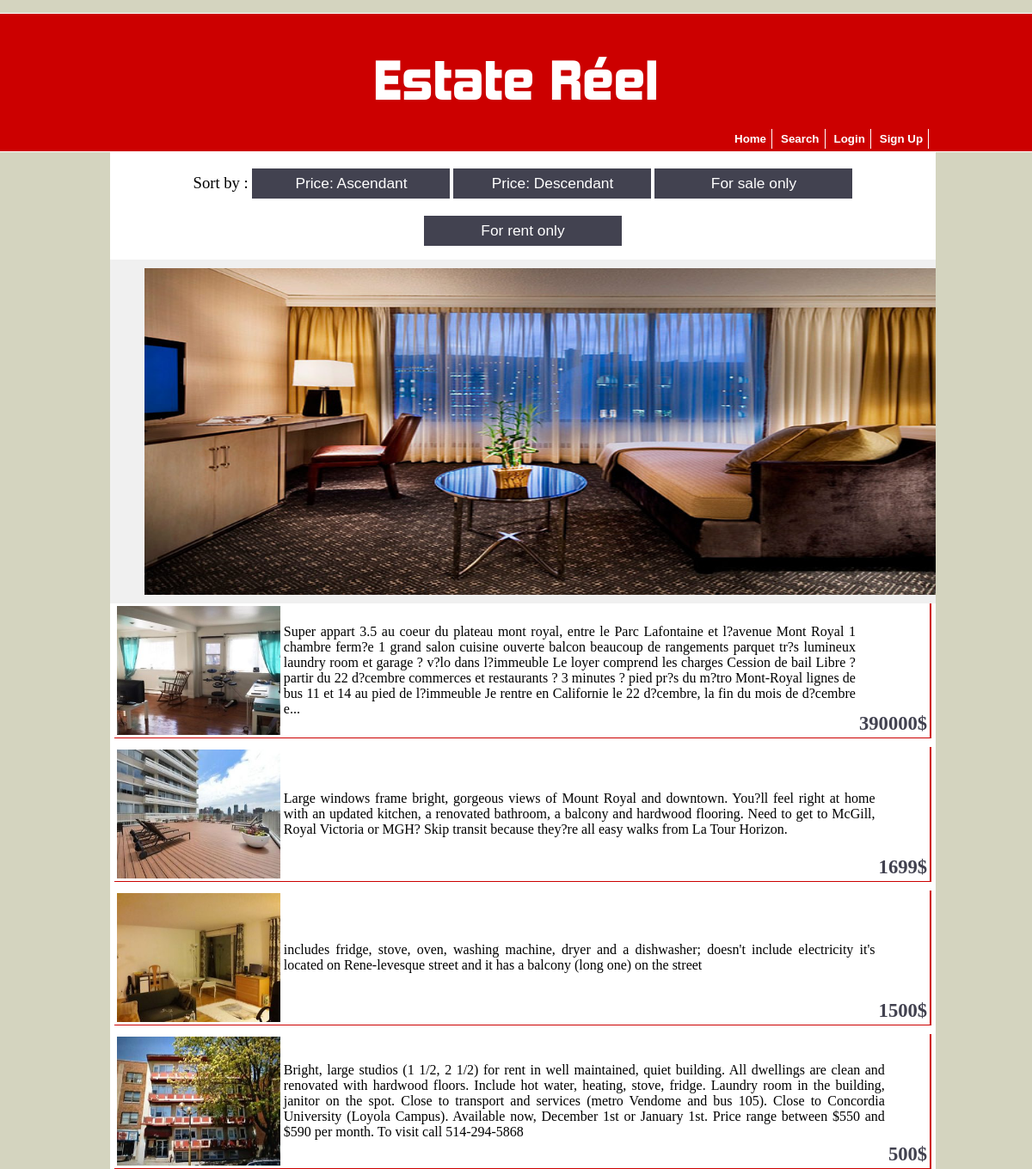
Page /index.php?sortBy=high on the committed database.
### tables this page shows
CREATE TABLE IF NOT EXISTS `apartment_images` (
`image_id` int(5) NOT NULL,
  `dwelling_Id` int(6) NOT NULL,
  `file_name` varchar(200) NOT NULL,
  `file_size` varchar(200) NOT NULL,
  `file_type` varchar(200) NOT NULL
);

CREATE TABLE IF NOT EXISTS `dwellings` (
`dwelling_Id` int(6) NOT NULL,
  `address_id` int(4) NOT NULL,
  `user_id` int(6) NOT NULL,
  `type` varchar(255) DEFAULT NULL,
  `description` varchar(1000) DEFAULT NULL,
  `no_of_rooms` int(11) DEFAULT NULL,
  `no_of_bathrooms` int(11) DEFAULT NULL,
  `no_of_living_rooms` int(11) DEFAULT NULL,
  `price` int(11) DEFAULT NULL,
  `rangeType` varchar(50) DEFAULT NULL
);

### classes/productClass.php (called while the page is built, shortened)
<?php
	class Product extends Database{
		public function checkSortBy($value){
			if (strcmp($value, "Sale") === 0 || strcmp($value, "Rent") === 0) {
				return $this->sortByRange($value);
			}elseif (strcmp($value, "low") === 0) {
				$value = "ASC";
				return $this->sortByPrice($value);
			}elseif (strcmp($value, "high") === 0) {
				$value = "DESC";
				return $this->sortByPrice($value);
			}else{
				return $this->displayAllProducts();
			}
		}
		public function sortByPrice($value){
			$query = "SELECT * FROM dwellings INNER JOIN apartment_images
                                 ON dwellings.dwelling_Id = apartment_images.dwelling_Id
                           GROUP BY dwellings.dwelling_Id
                           ORDER BY dwellings.price $value";
            return parent::getResultSetAsArray($query);
		}
	}
?>

### classes/databaseClass.php (called while the page is built, shortened)
<?php
	class Database{
		public $connection;
		public function createConnection(){
			$servername = "localhost";
			$username = "root";
			$password = "";
			$db = "PHP_database";
			$this->connection = new mysqli($servername, $username, $password, $db);
			$this->connection->set_charset("utf8");
			return $this->connection;
		}
		public function getResultSetAsArray($query){
			$rs = mysqli_query($this->createConnection(), $query) or die($this->connection->error);
			if($rs->num_rows > 0){
				$index = 0;
				while($row = $rs->fetch_assoc()){
					foreach ($row as $key => $value) {
						$arrayAsResult[$index][$key] = $value;
					}
					$index++;
				}
				return $arrayAsResult;
			}
			return null;
		}
		public function cutDownTheDescription($description){
			if (strlen($description) > 500) {
	            $str = substr($description, 0, 500) . "...";
	            return $str;
	        }else{
	            return $description;
	        }
		}
	}
?>

### index.php (the view, shortened to what this page needs)
<html>
    <head>
        <link rel="stylesheet" type="text/css" href="CSS/mainLayout.css">
        <link rel="stylesheet" type="text/css" href="CSS/carouselLayout.css">
    </head>
    <?php include('PreCode/header.php');
    if(count($bannedUser) == 1){
        $days = $loginObj->dateDiff($bannedUser[0]['to_'], $bannedUser[0]['from_']);
        echo "<p>You are not allowed to be here anymore. You may login after " . $bannedUser[0]['to_'] . ". Your account has been banned for $days days because of the following description: </p>";
        echo $bannedUser[0]['description'];
    ?>
            </section>
    </body>
</html>
<?php
    }else{
    ?>
    <form name="filters" method="GET" action="">
    <label id="sortBy">Sort by : </label>
    <button type="button" id="sort" onClick="window.location.href='index.php?sortBy=low'">Price: Ascendant</button>
    <button type="button" id="sort" onClick="window.location.href='index.php?sortBy=high'">Price: Descendant</button>
    <button type="button" id="sort" onClick="window.location.href='index.php?sortBy=Sale'">For sale only</button>
    <button type="button" id="sort"  onClick="window.location.href='index.php?sortBy=Rent'">For rent only</button>
    </form>
<div id='carousel_container'>
    <div id='carousel_inner'>
        <ul id='carousel_ul'>
            <li><img src='apartment_images/5.jpg' /></li>
        </ul>
    </div>
</div>
    <section id="apartments">
    <?php
        $rsForIndex = null;
        if (isset($_GET['sortBy'])) {
            $value = $_GET['sortBy'];
            $rsForIndex = $productObj->checkSortBy($value);
        }else{
            $rsForIndex = $productObj->displayAllProducts();
        }
        if (count($rsForIndex) > 0) {
            for($row = 0; $row < count($rsForIndex); $row++){
    ?>
                <table id="apt" align="center" onclick="window.location.href='showDetails.php?hiddenID= <?php echo $rsForIndex[$row]['dwelling_Id']; ?> '">
                    <tbody>
                        <tr id="col1">
                            <td rowspan="3"><img id="placeImg" src="apartment_images/<?php echo $rsForIndex[$row]['file_name']; ?> "/></td>
                            <td rowspan="3" id="col2">
                                <?php echo $databaseObj->cutDownTheDescription($rsForIndex[$row]['description']); ?>
                            <th></th>
                          </tr>
                          <tr>
                            <td></td>
                          </tr>
                          <tr id="price">
                            <td><p id="number"> <?php echo $rsForIndex[$row]['price'] . "$"; ?> </p></td>
                          </tr>
                    </tbody>
                </table>
    <?php
            }
        }
    ?>
    </section>
    </section>
    </body>
</html>
<?php   } ?>

### CSS/mainLayout.css (style rules this page uses)
body { background-color: #D4D4BF; text-align: center; height: 100%; }
#apt, #apt2 { height: auto; margin-top: 10px; border-right: 2px solid #C00; border-bottom: 1px solid #C00; width: 99%; text-align: justify; cursor: pointer; }
#placeImg { height: 150px; width: 190px; }
#col2 { width: 80%; }
#price { margin-top: 50px; height: 10px; }
#number { font-weight: bolder; font-size: 17pt; color: #424250; }
#sort { width: 230px; border: none; height: 35px; font-size: 13pt; margin-top: 20px; background-color: #424250; color: white; }
#sortBy { font-size: 14pt; font-weight: italic; }

### CSS/carouselLayout.css (style rules this page uses)
#carousel_inner { float:left; width:100%; overflow: hidden; background: #F0F0F0; }
#carousel_container { width: 100%; float: left; }
#carousel_ul { position:relative; left:-210px; list-style-type: none; margin: 0px; padding: 0px; width:9999px; padding-bottom:10px; }
#carousel_ul li { float: left; width:1250px; padding:0px; height:380px; background: #000000; margin-top:10px; margin-bottom:10px; margin-left: 2.5%; margin-right:5px; }
#carousel_ul li img { .margin-bottom:-4px; cursor:pointer; cursor: hand; border:0px; width:1250px; height:380px; }

### rows in the picture
apartment_images: file_name (picture), dwelling_Id.description "Super appart 3.5 au coeur du plateau mont royal, entre le Parc Lafontaine et l?avenue Mont Royal 1 chambre ferm?e 1 grand salon cuisine ouverte balcon beaucoup de rangements parquet tr?s lumineux laundry room et garage ? v?lo dans l?immeuble Le loyer comprend les charges Cession de bail Libre ? partir du 22 d?cembre commerces et restaurants ? 3 minutes ? pied pr?s du m?tro Mont-Royal lignes de bus 11 et 14 au pied de l?immeuble Je rentre en Californie le 22 d?cembre, la fin du mois de d?cembre e...", dwelling_Id.price "390000"
apartment_images: file_name (picture), dwelling_Id.description "Large windows frame bright, gorgeous views of Mount Royal and downtown. You?ll feel right at home with an updated kitchen, a renovated bathroom, a balcony and hardwood flooring. Need to get to McGill, Royal Victoria or MGH? Skip transit because they?re all easy walks from La Tour Horizon.", dwelling_Id.price "1699"
apartment_images: file_name (picture), dwelling_Id.description "includes fridge, stove, oven, washing machine, dryer and a dishwasher; doesn't include electricity it's located on Rene-levesque street and it has a balcony (long one) on the street", dwelling_Id.price "1500"
apartment_images: file_name (picture), dwelling_Id.description "Bright, large studios (1 1/2, 2 1/2) for rent in well maintained, quiet building. All dwellings are clean and renovated with hardwood floors. Include hot water, heating, stove, fridge. Laundry room in the building, janitor on the spot. Close to transport and services (metro Vendome and bus 105). Close to Concordia University (Loyola Campus). Available now, December 1st or January 1st. Price range between $550 and $590 per month. To visit call 514-294-5868", dwelling_Id.price "500"
